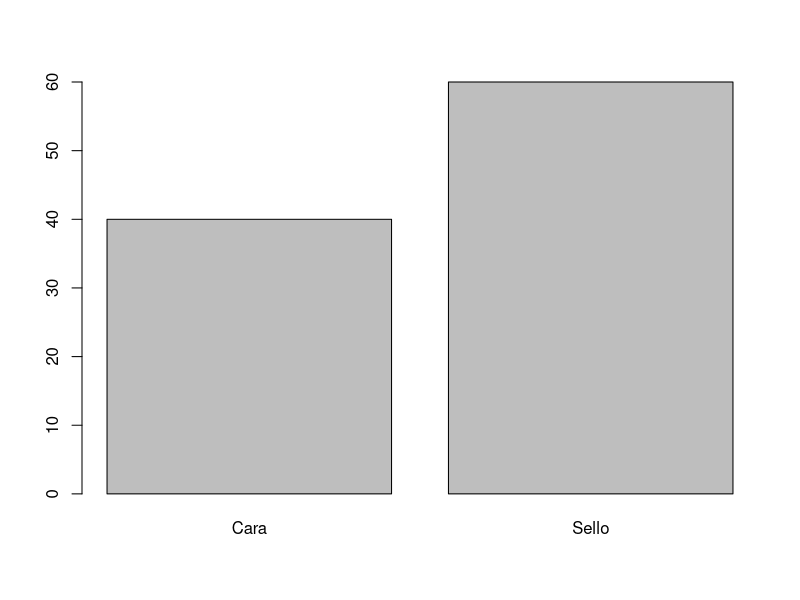
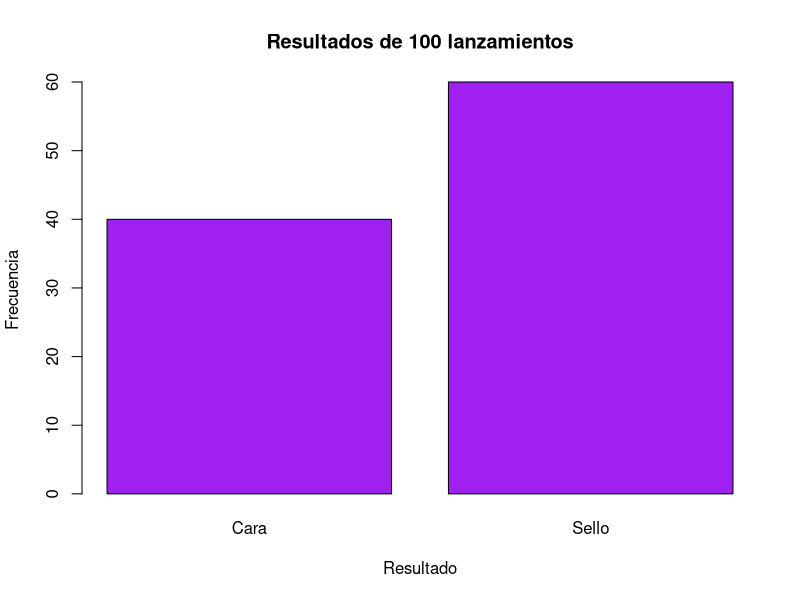
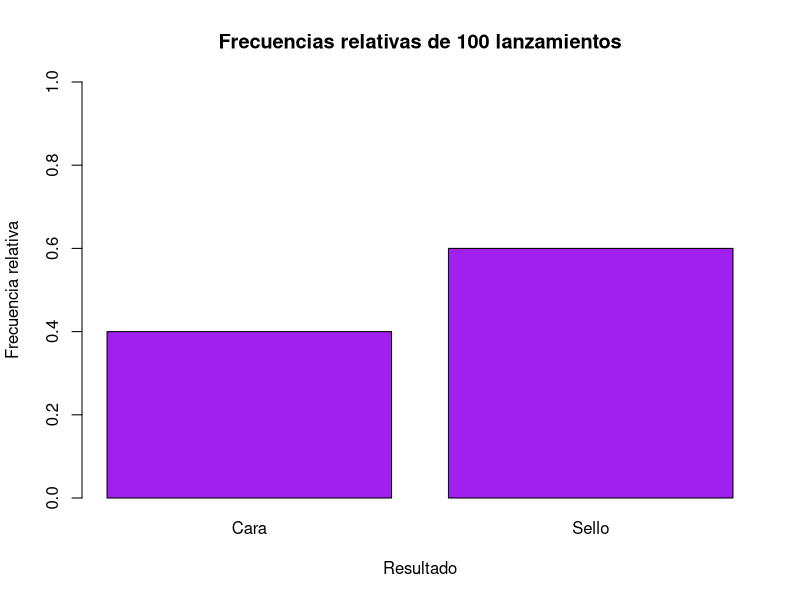
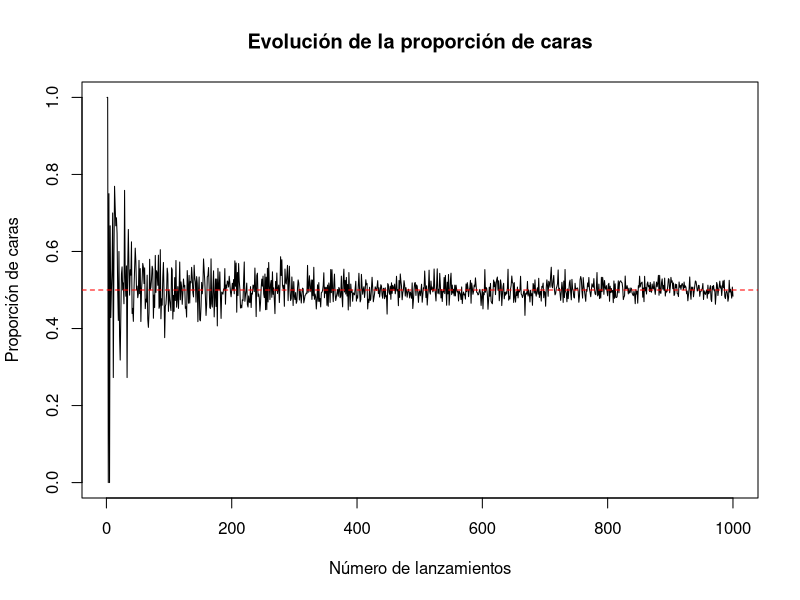

Write R code to recreate these figures, in order.
## ---- chunk 1
2 + 3
3*4
## ---- chunk 2
"Hola, estamos usando R"
## ---- chunk 3
sample(c("Cara", "Sello"), size = 1)
## ---- chunk 4
set.seed(260527)
sample(c("Cara", "Sello"), size = 1)
## ---- chunk 5
sample(c("Cara", "Sello"), size = 1)
## ---- chunk 6
sample(c("Cara", "Sello"), size = 10, replace = TRUE)
## ---- chunk 7
lanzamientos <- sample(c("Cara", "Sello"),
                       size = 20,
                       replace = TRUE)

lanzamientos
## ---- chunk 8
table(lanzamientos)
## ---- chunk 9
lanzamientos <- sample(c("Cara", "Sello"),
                       size = 100,
                       replace = TRUE)

table(lanzamientos)
## ---- chunk 10
barplot(table(lanzamientos))
## ---- chunk 11
barplot(table(lanzamientos),
        main = "Resultados de 100 lanzamientos",
        xlab = "Resultado",
        ylab = "Frecuencia",
        col = "purple")
## ---- chunk 12
frecuencias_relativas <- table(lanzamientos) / length(lanzamientos)

frecuencias_relativas
## ---- chunk 13
barplot(frecuencias_relativas,
        main = "Frecuencias relativas de 100 lanzamientos",
        xlab = "Resultado",
        ylab = "Frecuencia relativa",
        col = "purple",
        ylim = c(0, 1))
## ---- chunk 14
mean(lanzamientos == "Cara")
## ---- chunk 15
lanzamientos == "Cara"
## ---- chunk 16
mean(lanzamientos == "Cara")
## ---- chunk 17
lanzamientos_1 <- sample(c("Cara", "Sello"),
                         size = 1,
                         replace = TRUE)

lanzamientos_1

mean(lanzamientos_1 == "Cara")
## ---- chunk 18
lanzamientos_2 <- sample(c("Cara", "Sello"),
                         size = 2,
                         replace = TRUE)

lanzamientos_2

mean(lanzamientos_2 == "Cara")
## ---- chunk 19
lanzamientos_5 <- sample(c("Cara", "Sello"),
                         size = 5,
                         replace = TRUE)

lanzamientos_5

mean(lanzamientos_5 == "Cara")
## ---- chunk 20
lanzamientos_10 <- sample(c("Cara", "Sello"),
                          size = 10,
                          replace = TRUE)

lanzamientos_10

mean(lanzamientos_10 == "Cara")
## ---- chunk 21
lanzamientos_50 <- sample(c("Cara", "Sello"),
                          size = 50,
                          replace = TRUE)

mean(lanzamientos_50 == "Cara")
## ---- chunk 22
proporcion_caras <- function(n) {
  
  lanzamientos <- sample(c("Cara", "Sello"),
                         size = n,
                         replace = TRUE)
  
  proporcion <- mean(lanzamientos == "Cara")
  
  return(proporcion)
}
## ---- chunk 23
proporcion_caras(1)
proporcion_caras(2)
proporcion_caras(5)
proporcion_caras(10)
proporcion_caras(50)
proporcion_caras(100)
## ---- chunk 24
n_max <- 1000

proporciones <- numeric(n_max)
## ---- chunk 25
for (n in 1:n_max) {
  proporciones[n] <- proporcion_caras(n)
}
## ---- chunk 26
proporciones[1:10]
## ---- chunk 27
plot(proporciones,
     type = "l",
     ylim = c(0, 1),
     xlab = "Número de lanzamientos",
     ylab = "Proporción de caras",
     main = "Evolución de la proporción de caras")

abline(h = 0.5,
       lty = 2,
       col="red")
